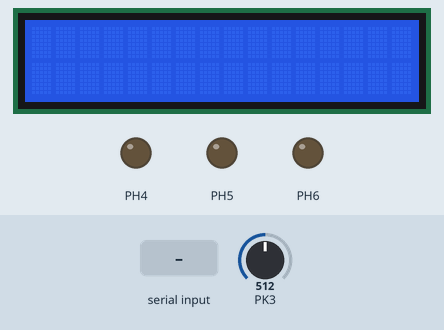
This program was run on a simulated ATmega2560, built with avr-gcc and emulated at 14.7456 MHz. Shown: 16×2 character LCD, output pins drawn as LEDs (lit = HIGH). Wiring (inferred from the names in the program): character LCD (HD44780): RS PC0; R/W PC1; E PC2; data PC4, PC5, PC6, PC7. Inputs (shaded band) come from the test bench; at power-on: PK3 = 512. Pins used as bus, display or sensor lines are not drawn; what the program prints to the serial monitor is not drawn.

Above: at 1.2 s.
1.3 s: PK3 set to 542
4.3 s: "U" received over Serial
At 5.4 s:
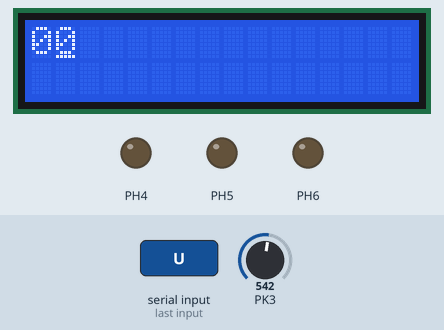
7.3 s: "U" received over the second serial link
13.3 s: PK3 set to 383
16.3 s: PK3 set to 361
Timing chart, 0 to 19.3 s (numbered marks = the images above; inputs shaded):
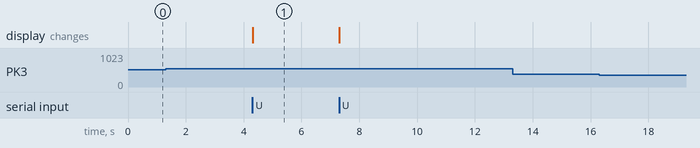

The program:

Wireless_Communication.c
```c
#define F_CPU 14745600
#include <avr/io.h>
#include <avr/interrupt.h>
#include <util/delay.h>

#include <math.h> //included to support power function
#include "lcd.h"

unsigned char ADC_Conversion(unsigned char);
unsigned char ADC_Value;
unsigned char sharp, distance, adc_reading;
unsigned int value;
float BATT_Voltage, BATT_V;

//Function to configure LCD port
void lcd_port_config (void)
{
 DDRC = DDRC | 0xF7; //all the LCD pin's direction set as output
 PORTC = PORTC & 0x80; // all the LCD pins are set to logic 0 except PORTC 7
}

//ADC pin configuration
void adc_pin_config (void)
{
 DDRF = 0x00; //set PORTF direction as input
 PORTF = 0x00; //set PORTF pins floating
 DDRK = 0x00; //set PORTK direction as input
 PORTK = 0x00; //set PORTK pins floating
}

//Function to Initialize PORTS
void port_init()
{
	lcd_port_config();
	adc_pin_config();

	//for motion
	//motion_pin_config();
}
unsigned char data; //to store received data from UDR1


//Function To Initialize UART0
// desired baud rate:9600
// actual baud rate:9600 (error 0.0%)
// char size: 8 bit
// parity: Disabled
void uart0_init(void)
{
	UCSR0B = 0x00; //disable while setting baud rate
	UCSR0A = 0x00;
	UCSR0C = 0x06;
	UBRR0L = 0x5F; //set baud rate lo
	UBRR0H = 0x00; //set baud rate hi
	UCSR0B = 0x98;
}

//Function To Initialize UART1
// desired baud rate:9600
// actual baud rate:9600 (error 0.0%)
// char size: 8 bit
// parity: Disabled
void uart2_init(void)
{
	UCSR2B = 0x00; //disable while setting baud rate
	UCSR2A = 0x00;
	UCSR2C = 0x06;
	UBRR2L = 0x5F; //set baud rate lo
	UBRR2H = 0x00; //set baud rate hi
	UCSR2B = 0x98;
}


SIGNAL(SIG_USART0_RECV) 		// ISR for receive complete interrupt
{
	data = UDR0; 				//making copy of data from UDR0 in 'data' variable

	//UDR2 = data; 				//echo data back to PC

}
//Function to Initialize ADC
void adc_init()
{
	ADCSRA = 0x00;
	ADCSRB = 0x00;		//MUX5 = 0
	ADMUX = 0x20;		//Vref=5V external --- ADLAR=1 --- MUX4:0 = 0000
	ACSR = 0x80;
	ADCSRA = 0x86;		//ADEN=1 --- ADIE=1 --- ADPS2:0 = 1 1 0
}


//This Function accepts the Channel Number and returns the corresponding Analog Value
unsigned char ADC_Conversion(unsigned char Ch)
{
	unsigned char a;
	if(Ch>7)
	{
		ADCSRB = 0x08;
	}
	Ch = Ch & 0x07;
	ADMUX= 0x20| Ch;
	ADCSRA = ADCSRA | 0x40;		//Set start conversion bit
	while((ADCSRA&0x10)==0);	//Wait for ADC conversion to complete
	a=ADCH;
	ADCSRA = ADCSRA|0x10; //clear ADIF (ADC Interrupt Flag) by writing 1 to it
	ADCSRB = 0x00;
	return a;
}


// This Function prints the Analog Value Of Corresponding Channel No. at required Row
// and Coloumn Location.
void print_sensor(char row, char coloumn,unsigned char channel)
{
	ADC_Value = ADC_Conversion(channel);
	lcd_print(row, coloumn, ADC_Value, 3);
}


// This Function calculates the actual distance in millimeters(mm) from the input
// analog value of Sharp Sensor.
unsigned int Sharp_GP2D12_estimation(unsigned char adc_reading)
{
	float distance;
	unsigned int distanceInt;
	distance = (int)(10.00*(2799.6*(1.00/(pow(adc_reading,1.1546)))));
	distanceInt = (int)distance;
	if(distanceInt>800)
	{
		distanceInt=800;
	}
	return distanceInt;
}

void init_devices (void)
{
 cli(); //Clears the global interrupts

 //for motion
 port_init();

 //for LCD
 port_init();
 adc_init();

 //for Xbee
 uart0_init(); //Initailize UART0 for serial communiaction
 uart2_init(); //Initailize UART1 for serial communiaction

 sei(); //Enables the global interrupts


}


//Main Function
int main(void)
{
	unsigned int value;
	init_devices();

	lcd_set_4bit();
	lcd_init();
	int i=0;


	DDRH=0b01110000;  //led pin config
	char got;
	char send;
	char block_i;

	while(1)
	{
		sharp=ADC_Conversion(11);
		value=Sharp_GP2D12_estimation(sharp);

		got=data;
		if(got=='U' || got=='B'){
			block_i=got;
		}

		lcd_print(1,1,got,2);
		lcd_print(2,1,send,2);
		if(value>100 && value<150){
			send='B';
			UDR0=send;
		}
		else{
			send='U';
			UDR0=send;
		}

		if(block_i=='U' && send=='B')
		{
			PORTH=0;
		}

		else if(block_i=='B' && send=='B')
		{
			PORTH=0b00100000;
		}

		else if(got=='R'){
			PORTH=0b00010000;
			got="";
		}

		else if(got=='G'){
			PORTH=0b01000000;
			got="";
		}
		else if(got=='T'){
			PORTH=0;
			got="";
		}
	}
}
```

lcd.h
```c
/********************************************************************************
 Written by: e-Yantra Team
 AVR Studio Version 4.17, Build 666
 Date: 10-oct-2012
********************************************************************************/

#define RS 0
#define RW 1
#define EN 2
#define lcd_port PORTC

#define sbit(reg,bit)	reg |= (1<<bit)			// Macro defined for Setting a bit of any register.
#define cbit(reg,bit)	reg &= ~(1<<bit)		// Macro defined for Clearing a bit of any register.

void init_ports();
void lcd_reset();
void lcd_init();
void lcd_wr_command(unsigned char);
void lcd_wr_char(char);
void lcd_line1();
void lcd_line2();
void lcd_string(char*);

unsigned int temp;
unsigned int unit;
unsigned int tens;
unsigned int hundred;
unsigned int thousand;
unsigned int million;

/*//Function to configure LCD port
void lcd_port_config (void)
{
 DDRC = DDRC | 0xF7; //all the LCD pin's direction set as output
 PORTC = PORTC & 0x80; // all the LCD pins are set to logic 0 except PORTC 7
}*/


//Function to Reset LCD
void lcd_set_4bit()
{
	_delay_ms(1);

	cbit(lcd_port,RS);				//RS=0 --- Command Input
	cbit(lcd_port,RW);				//RW=0 --- Writing to LCD
	lcd_port = 0x30;				//Sending 3
	sbit(lcd_port,EN);				//Set Enable Pin
	_delay_ms(5);					//Delay
	cbit(lcd_port,EN);				//Clear Enable Pin

	_delay_ms(1);

	cbit(lcd_port,RS);				//RS=0 --- Command Input
	cbit(lcd_port,RW);				//RW=0 --- Writing to LCD
	lcd_port = 0x30;				//Sending 3
	sbit(lcd_port,EN);				//Set Enable Pin
	_delay_ms(5);					//Delay
	cbit(lcd_port,EN);				//Clear Enable Pin

	_delay_ms(1);

	cbit(lcd_port,RS);				//RS=0 --- Command Input
	cbit(lcd_port,RW);				//RW=0 --- Writing to LCD
	lcd_port = 0x30;				//Sending 3
	sbit(lcd_port,EN);				//Set Enable Pin
	_delay_ms(5);					//Delay
	cbit(lcd_port,EN);				//Clear Enable Pin

	_delay_ms(1);

	cbit(lcd_port,RS);				//RS=0 --- Command Input
	cbit(lcd_port,RW);				//RW=0 --- Writing to LCD
	lcd_port = 0x20;				//Sending 2 to initialise LCD 4-bit mode
	sbit(lcd_port,EN);				//Set Enable Pin
	_delay_ms(5);					//Delay
	cbit(lcd_port,EN);				//Clear Enable Pin


}

//Function to Initialize LCD
void lcd_init()
{
	lcd_set_4bit();
	_delay_ms(1);

	lcd_wr_command(0x28);			//LCD 4-bit mode and 2 lines.
	lcd_wr_command(0x01);
	lcd_wr_command(0x06);
	lcd_wr_command(0x0E);
	lcd_wr_command(0x80);

}


//Function to Write Command on LCD
void lcd_wr_command(unsigned char cmd)
{
	unsigned char temp;
	temp = cmd;
	temp = temp & 0xF0;
	lcd_port &= 0x0F;
	lcd_port |= temp;
	cbit(lcd_port,RS);
	cbit(lcd_port,RW);
	sbit(lcd_port,EN);
	_delay_ms(5);
	cbit(lcd_port,EN);

	cmd = cmd & 0x0F;
	cmd = cmd<<4;
	lcd_port &= 0x0F;
	lcd_port |= cmd;
	cbit(lcd_port,RS);
	cbit(lcd_port,RW);
	sbit(lcd_port,EN);
	_delay_ms(5);
	cbit(lcd_port,EN);
}

//Function to Write Data on LCD
void lcd_wr_char(char letter)
{
	char temp;
	temp = letter;
	temp = (temp & 0xF0);
	lcd_port &= 0x0F;
	lcd_port |= temp;
	sbit(lcd_port,RS);
	cbit(lcd_port,RW);
	sbit(lcd_port,EN);
	_delay_ms(5);
	cbit(lcd_port,EN);

	letter = letter & 0x0F;
	letter = letter<<4;
	lcd_port &= 0x0F;
	lcd_port |= letter;
	sbit(lcd_port,RS);
	cbit(lcd_port,RW);
	sbit(lcd_port,EN);
	_delay_ms(5);
	cbit(lcd_port,EN);
}


//Function to bring cursor at home position
void lcd_home()
{
	lcd_wr_command(0x80);
}


//Function to Print String on LCD
void lcd_string(char *str)
{
	while(*str != '\0')
	{
		lcd_wr_char(*str);
		str++;
	}
}

//Position the LCD cursor at "row", "column".

void lcd_cursor (char row, char column)
{
	switch (row) {
		case 1: lcd_wr_command (0x80 + column - 1); break;
		case 2: lcd_wr_command (0xc0 + column - 1); break;
		case 3: lcd_wr_command (0x94 + column - 1); break;
		case 4: lcd_wr_command (0xd4 + column - 1); break;
		default: break;
	}
}

//Function To Print Any input value upto the desired digit on LCD
void lcd_print (char row, char coloumn, unsigned int value, int digits)
{
	unsigned char flag=0;
	if(row==0||coloumn==0)
	{
		lcd_home();
	}
	else
	{
		lcd_cursor(row,coloumn);
	}
	if(digits==5 || flag==1)
	{
		million=value/10000+48;
		lcd_wr_char(million);
		flag=1;
	}
	if(digits==4 || flag==1)
	{
		temp = value/1000;
		thousand = temp%10 + 48;
		lcd_wr_char(thousand);
		flag=1;
	}
	if(digits==3 || flag==1)
	{
		temp = value/100;
		hundred = temp%10 + 48;
		lcd_wr_char(hundred);
		flag=1;
	}
	if(digits==2 || flag==1)
	{
		temp = value/10;
		tens = temp%10 + 48;
		lcd_wr_char(tens);
		flag=1;
	}
	if(digits==1 || flag==1)
	{
		unit = value%10 + 48;
		lcd_wr_char(unit);
	}
	if(digits>5)
	{
		lcd_wr_char('E');
	}

}
```

Measured:
- after the input at 1.3 s, every drawn part: stays the same
- after the input at 4.3 s, the display: changes at once (image 1)
- after the input at 13.3 s, every drawn part: stays the same
- after the input at 16.3 s, every drawn part: stays the same
